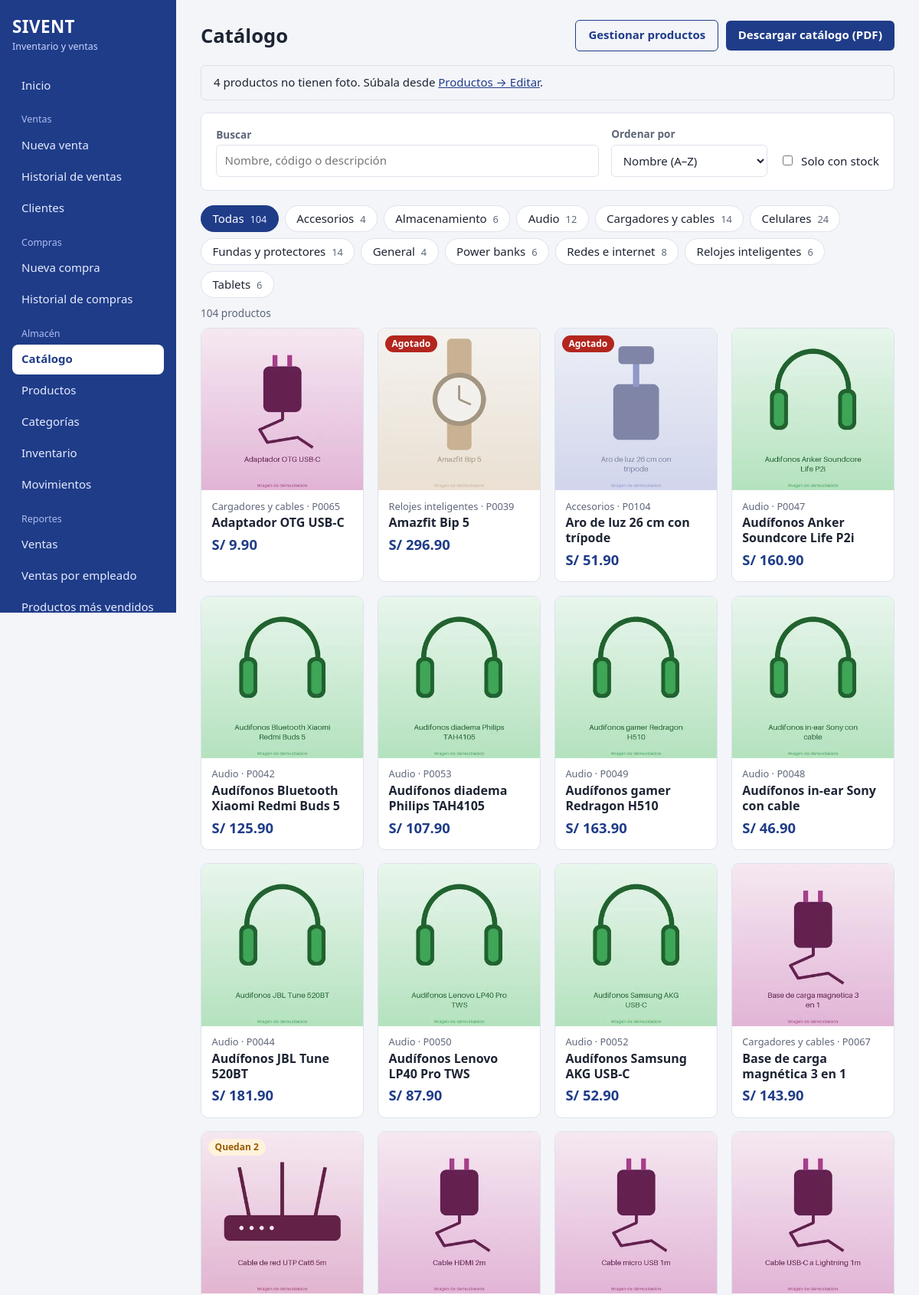
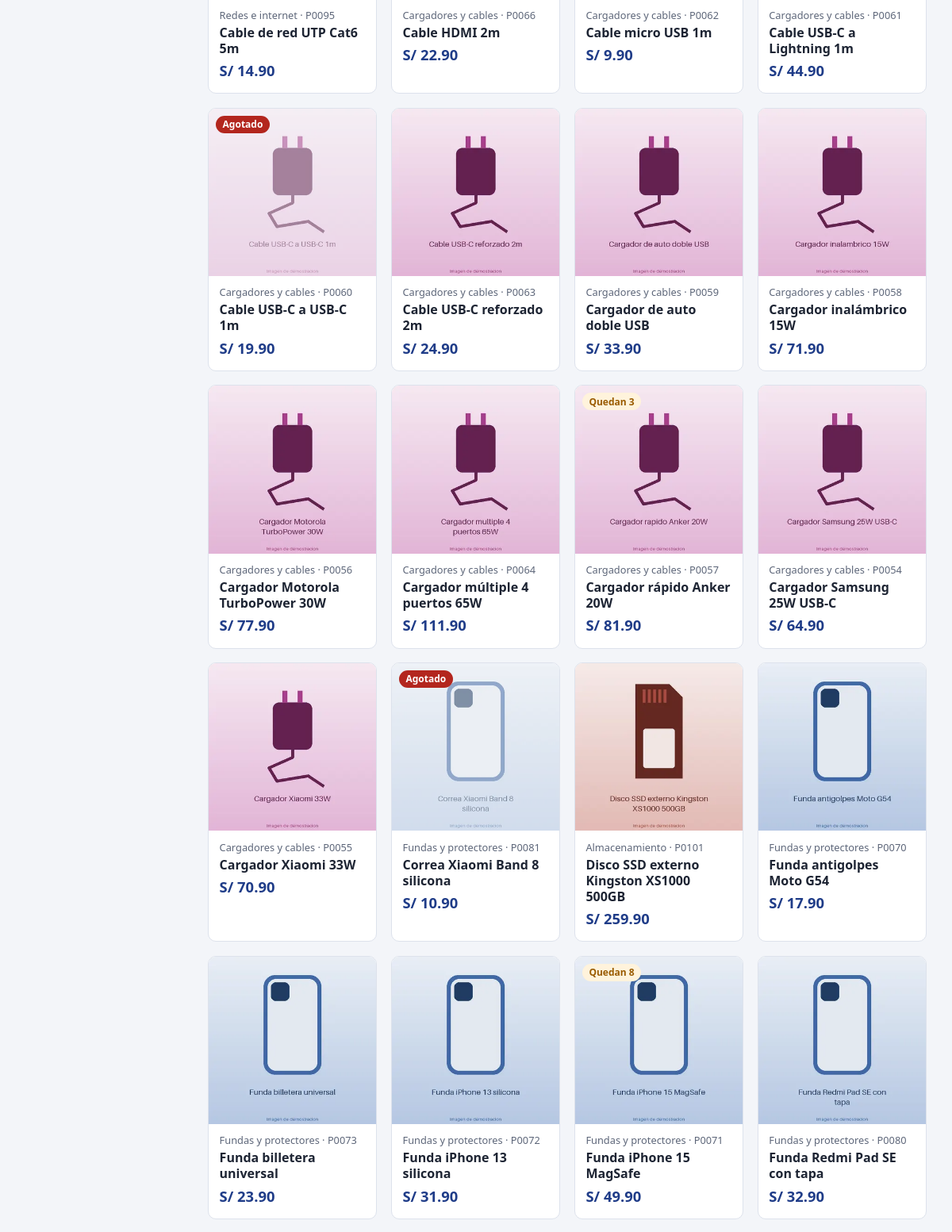
Page /catalogo (signed in, upper part) on the committed database (2 pictures, top to bottom).
### tables this page shows
CREATE TABLE categorias(
    id INTEGER PRIMARY KEY AUTOINCREMENT,
    nombre TEXT NOT NULL UNIQUE,
    descripcion TEXT NOT NULL DEFAULT '',
    activo INTEGER NOT NULL DEFAULT 1
);

CREATE TABLE productos(
    id INTEGER PRIMARY KEY AUTOINCREMENT,
    codigo TEXT NOT NULL UNIQUE,
    nombre TEXT NOT NULL,
    descripcion TEXT NOT NULL DEFAULT '',
    precio_compra REAL NOT NULL DEFAULT 0 CHECK(precio_compra >= 0),
    precio_venta REAL NOT NULL CHECK(precio_venta >= 0),
    categoria_id INTEGER NOT NULL REFERENCES categorias(id),
    stock_min INTEGER NOT NULL DEFAULT 0 CHECK(stock_min >= 0),
    activo INTEGER NOT NULL DEFAULT 1
, imagen TEXT NOT NULL DEFAULT '');

### catalogo.py (the view)
@bp.route("/catalogo")
@requiere("catalogo", "ventas", "inventario")
def vitrina():
    con = get_db()
    filas = _vitrina_filas(con)
    cats = con.execute("""SELECT c.id, c.nombre, COUNT(p.id) AS n FROM categorias c
                          JOIN productos p ON p.categoria_id=c.id AND p.activo=1
                          WHERE c.activo=1 GROUP BY c.id ORDER BY c.nombre""").fetchall()
    con.close()
    return render_template("catalogo.html", productos=filas, categorias=cats,
                           ver_costo="catalogo" in g.user["permisos"],
                           sin_foto=sum(1 for f in filas if not f["imagen"]))

### app.py (called while the page is built)
@app.template_filter("soles")
def soles(v):
    return f"S/ {float(v or 0):,.2f}"

@app.after_request
def cabeceras(resp):
    resp.headers.setdefault("X-Content-Type-Options", "nosniff")
    resp.headers.setdefault("X-Frame-Options", "SAMEORIGIN")
    resp.headers.setdefault("Referrer-Policy", "same-origin")
    return resp

### auth.py (called while the page is built)
def csrf_token():
    if "csrf" not in session:
        session["csrf"] = secrets.token_hex(16)
    return session["csrf"]

def requiere(*modulos):
    def deco(f):
        @wraps(f)
        def w(*a, **k):
            if g.user is None:
                if request.path.startswith("/api/"):
                    return jsonify(error="Sesión expirada. Inicie sesión de nuevo."), 401
                return redirect(url_for("login", next=request.path))
            if modulos and not any(m in g.user["permisos"] for m in modulos):
                abort(403)
            return f(*a, **k)
        return w
    return deco

### catalogo.py (called while the page is built)
def _vitrina_filas(con, categoria=None, solo_disponibles=False):
    filas = con.execute("""
        SELECT p.id, p.codigo, p.nombre, p.descripcion, p.precio_compra, p.precio_venta, p.stock_min, p.imagen,
               p.categoria_id, c.nombre AS categoria, COALESCE(i.cantidad,0) AS stock, COALESCE(i.ubicacion,'') AS ubicacion
        FROM productos p JOIN categorias c ON c.id = p.categoria_id
        LEFT JOIN inventario i ON i.producto_id = p.id
        WHERE p.activo=1 ORDER BY p.nombre COLLATE NOCASE""").fetchall()
    if categoria:
        filas = [f for f in filas if f["categoria_id"] == categoria]
    if solo_disponibles:
        filas = [f for f in filas if f["stock"] > 0]
    return filas

### db.py (called while the page is built)
def get_db():
    con = sqlite3.connect(DB_PATH, timeout=10, isolation_level=None)
    con.row_factory = sqlite3.Row
    con.execute("PRAGMA foreign_keys = ON;")
    con.execute("PRAGMA journal_mode = WAL;")
    return con

### imagenes.py (called while the page is built)
def url(token, miniatura=False):
    if not token or not TOKEN.match(token):
        return ""
    return url_for("catalogo.media", archivo=f"{token}{'_t' if miniatura else ''}.webp")

def iniciales(nombre):
    palabras = [p for p in re.split(r"[\s\-_/]+", (nombre or "").strip()) if p]
    return "".join(p[0] for p in palabras[:2]).upper() or "?"

def tono(texto):
    return sum(ord(c) * (i + 1) for i, c in enumerate(texto or "")) % 360

### templates/catalogo.html (shortened to what this page needs)
{% extends 'base.html' %}
{% block content %}
<div class="titulo-fila">
  <h1>Catálogo</h1>
  <div class="acciones empuja" style="margin:0">
    {% if puede('catalogo') %}<a class="btn sec" href="{{ url_for('catalogo.productos') }}">Gestionar productos</a>{% endif %}
    <a class="btn" id="cat-pdf" href="{{ url_for('catalogo.vitrina_pdf') }}" target="_blank" rel="noopener">Descargar catálogo (PDF)</a>
  </div>
</div>
{% if puede('catalogo') and sin_foto %}
<p class="aviso aviso-info">{{ sin_foto }} {{ 'producto no tiene' if sin_foto == 1 else 'productos no tienen' }} foto. Súbala desde <a href="{{ url_for('catalogo.productos') }}">Productos → Editar</a>.</p>
{% endif %}
<section class="panel barra-cat">
  <div class="campo busca"><label for="c-buscar">Buscar</label><input type="search" id="c-buscar" placeholder="Nombre, código o descripción" autocomplete="off"></div>
  <div class="campo"><label for="c-orden">Ordenar por</label>
    <select id="c-orden">
      <option value="nombre">Nombre (A–Z)</option>
    </select></div>
  <label class="check disp"><input type="checkbox" id="c-disp"> Solo con stock</label>
</section>
<div class="chips" role="group" aria-label="Filtrar por categoría">
  <button type="button" class="chip-btn on" data-cat="">Todas <span>{{ productos|length }}</span></button>
  {% for c in categorias %}<button type="button" class="chip-btn" data-cat="{{ c.id }}">{{ c.nombre }} <span>{{ c.n }}</span></button>{% endfor %}
</div>
<p class="nota" id="c-cuenta" aria-live="polite"></p>
{% if productos %}
<div class="rejilla" id="rejilla">
  {% for p in productos %}
  <article class="tarjeta" tabindex="0" role="button" aria-label="Ver detalle de {{ p.nombre }}"
           data-id="{{ p.id }}" data-cat="{{ p.categoria_id }}" data-nombre="{{ p.nombre|lower }}" data-precio="{{ p.precio_venta }}"
           data-stock="{{ p.stock }}" data-texto="{{ (p.nombre ~ ' ' ~ p.codigo ~ ' ' ~ p.descripcion ~ ' ' ~ p.categoria)|lower }}"
           data-json='{{ {"id": p.id, "codigo": p.codigo, "nombre": p.nombre, "descripcion": p.descripcion, "categoria": p.categoria,
                          "precio": p.precio_venta, "costo": p.precio_compra if ver_costo else None, "stock": p.stock, "minimo": p.stock_min,
                          "ubicacion": p.ubicacion, "img": foto_url(p.imagen), "tono": tono(p.nombre), "iniciales": iniciales(p.nombre)}|tojson }}'>
    <div class="tarjeta-foto">
      {{ foto(p.imagen, p.nombre, miniatura=True, clase="grande") }}
      {% if p.stock == 0 %}<span class="insignia agotado">Agotado</span>
      {% elif p.stock <= p.stock_min %}<span class="insignia pocas">Quedan {{ p.stock }}</span>{% endif %}
    </div>
    <div class="tarjeta-cuerpo">
      <small class="muted">{{ p.categoria }} · {{ p.codigo }}</small>
      <h3>{{ p.nombre }}</h3>
      <p class="tarjeta-precio">{{ p.precio_venta|soles }}</p>
    </div>
  </article>
  {% endfor %}
</div>
{% else %}
<p class="vacio">Todavía no hay productos en el catálogo.</p>
{% endif %}
{% endblock %}

### templates/base.html (shortened to what this page needs)
<!doctype html>
<html lang="es">
<head>
  <link rel="stylesheet" href="{{ url_for('static', filename='css/style.css') }}">
</head>
<body class="panel-{{ panel or 'acceso' }}">
{% macro nav(href, texto, activo) -%}
  <a href="{{ href }}" class="{{ 'on' if activo }}">{{ texto }}</a>
{%- endmacro %}
{% if user and panel == 'admin' %}
{% set ep = request.endpoint or '' %}
<div class="shell">
  <aside class="side">
    <div class="brand">SIVENT<small>Inventario y ventas</small></div>
    <nav>
      {{ nav(url_for('inicio'), 'Inicio', ep == 'inicio') }}
      {% if puede('ventas') or puede('reportes') %}<p class="grupo">Ventas</p>{% endif %}
      {% if puede('ventas') %}{{ nav(url_for('ventas.nueva'), 'Nueva venta', ep == 'ventas.nueva') }}{% endif %}
      {% if puede('ventas', 'reportes') %}{{ nav(url_for('ventas.historial'), 'Historial de ventas', ep in ['ventas.historial', 'ventas.detalle']) }}{% endif %}
      {% if puede('clientes') %}{{ nav(url_for('clientes.lista'), 'Clientes', ep == 'clientes.lista') }}{% endif %}
      {% if puede('compras') %}<p class="grupo">Compras</p>
      {{ nav(url_for('compras.nueva'), 'Nueva compra', ep == 'compras.nueva') }}
      {{ nav(url_for('compras.lista'), 'Historial de compras', ep in ['compras.lista', 'compras.detalle']) }}{% endif %}
      {% if puede('catalogo', 'ventas', 'inventario') %}<p class="grupo">Almacén</p>
      {{ nav(url_for('catalogo.vitrina'), 'Catálogo', ep == 'catalogo.vitrina') }}{% endif %}
      {% if puede('catalogo') %}{{ nav(url_for('catalogo.productos'), 'Productos', ep == 'catalogo.productos') }}
      {{ nav(url_for('catalogo.categorias'), 'Categorías', ep == 'catalogo.categorias') }}{% endif %}
      {% if puede('inventario') %}{{ nav(url_for('inventario.lista'), 'Inventario', ep == 'inventario.lista') }}
      {{ nav(url_for('inventario.movimientos'), 'Movimientos', ep == 'inventario.movimientos') }}{% endif %}
      {% if puede('reportes') %}<p class="grupo">Reportes</p>
      {% set clave = (request.view_args or {}).get('clave') %}
      {{ nav(url_for('reportes.ver', clave='ventas'), 'Ventas', clave == 'ventas') }}
      {{ nav(url_for('reportes.ver', clave='empleados'), 'Ventas por empleado', clave == 'empleados') }}
      {{ nav(url_for('reportes.ver', clave='productos'), 'Productos más vendidos', clave == 'productos') }}{% endif %}
    </nav>
  </aside>
  <main class="main">
    {% block content %}{% endblock %}
  </main>
</div>
{% else %}
  {% block bare %}{% endblock %}
{% endif %}
</body>
</html>

### rows in the picture
categorias: nombre "Accesorios", n "4"
categorias: nombre "Almacenamiento", n "6"
categorias: nombre "Audio", n "12"
categorias: nombre "Cargadores y cables", n "14"
categorias: nombre "Celulares", n "24"
categorias: nombre "Fundas y protectores", n "14"
categorias: nombre "General", n "4"
categorias: nombre "Power banks", n "6"
categorias: nombre "Redes e internet", n "8"
categorias: nombre "Relojes inteligentes", n "6"
categorias: nombre "Tablets", n "6"
productos: imagen+nombre (picture), categoria "Cargadores y cables", codigo "P0065", nombre "Adaptador OTG USB-C", precio_venta|soles "S/ 9.90"
productos: imagen+nombre (picture), shows "Agotado", categoria "Relojes inteligentes", codigo "P0039", nombre "Amazfit Bip 5", precio_venta|soles "S/ 296.90"
productos: imagen+nombre (picture), shows "Agotado", categoria "Accesorios", codigo "P0104", nombre "Aro de luz 26 cm con trípode", precio_venta|soles "S/ 51.90"
productos: imagen+nombre (picture), categoria "Audio", codigo "P0047", nombre "Audífonos Anker Soundcore Life P2i", precio_venta|soles "S/ 160.90"
productos: imagen+nombre (picture), categoria "Audio", codigo "P0042", nombre "Audífonos Bluetooth Xiaomi Redmi Buds 5", precio_venta|soles "S/ 125.90"
productos: imagen+nombre (picture), categoria "Audio", codigo "P0053", nombre "Audífonos diadema Philips TAH4105", precio_venta|soles "S/ 107.90"
productos: imagen+nombre (picture), categoria "Audio", codigo "P0049", nombre "Audífonos gamer Redragon H510", precio_venta|soles "S/ 163.90"
productos: imagen+nombre (picture), categoria "Audio", codigo "P0048", nombre "Audífonos in-ear Sony con cable", precio_venta|soles "S/ 46.90"
productos: imagen+nombre (picture), categoria "Audio", codigo "P0044", nombre "Audífonos JBL Tune 520BT", precio_venta|soles "S/ 181.90"
productos: imagen+nombre (picture), categoria "Audio", codigo "P0050", nombre "Audífonos Lenovo LP40 Pro TWS", precio_venta|soles "S/ 87.90"
productos: imagen+nombre (picture), categoria "Audio", codigo "P0052", nombre "Audífonos Samsung AKG USB-C", precio_venta|soles "S/ 52.90"
productos: imagen+nombre (picture), categoria "Cargadores y cables", codigo "P0067", nombre "Base de carga magnética 3 en 1", precio_venta|soles "S/ 143.90"
productos: imagen+nombre (picture), stock "2", categoria "Redes e internet", codigo "P0095", nombre "Cable de red UTP Cat6 5m", precio_venta|soles "S/ 14.90"
productos: imagen+nombre (picture), categoria "Cargadores y cables", codigo "P0066", nombre "Cable HDMI 2m", precio_venta|soles "S/ 22.90"
productos: imagen+nombre (picture), categoria "Cargadores y cables", codigo "P0062", nombre "Cable micro USB 1m", precio_venta|soles "S/ 9.90"
productos: imagen+nombre (picture), categoria "Cargadores y cables", codigo "P0061", nombre "Cable USB-C a Lightning 1m", precio_venta|soles "S/ 44.90"
productos: imagen+nombre (picture), shows "Agotado", categoria "Cargadores y cables", codigo "P0060", nombre "Cable USB-C a USB-C 1m", precio_venta|soles "S/ 19.90"
productos: imagen+nombre (picture), categoria "Cargadores y cables", codigo "P0063", nombre "Cable USB-C reforzado 2m", precio_venta|soles "S/ 24.90"
productos: imagen+nombre (picture), categoria "Cargadores y cables", codigo "P0059", nombre "Cargador de auto doble USB", precio_venta|soles "S/ 33.90"
productos: imagen+nombre (picture), categoria "Cargadores y cables", codigo "P0058", nombre "Cargador inalámbrico 15W", precio_venta|soles "S/ 71.90"
productos: imagen+nombre (picture), categoria "Cargadores y cables", codigo "P0056", nombre "Cargador Motorola TurboPower 30W", precio_venta|soles "S/ 77.90"
productos: imagen+nombre (picture), categoria "Cargadores y cables", codigo "P0064", nombre "Cargador múltiple 4 puertos 65W", precio_venta|soles "S/ 111.90"
productos: imagen+nombre (picture), stock "3", categoria "Cargadores y cables", codigo "P0057", nombre "Cargador rápido Anker 20W", precio_venta|soles "S/ 81.90"
productos: imagen+nombre (picture), categoria "Cargadores y cables", codigo "P0054", nombre "Cargador Samsung 25W USB-C", precio_venta|soles "S/ 64.90"
productos: imagen+nombre (picture), categoria "Cargadores y cables", codigo "P0055", nombre "Cargador Xiaomi 33W", precio_venta|soles "S/ 70.90"
productos: imagen+nombre (picture), shows "Agotado", categoria "Fundas y protectores", codigo "P0081", nombre "Correa Xiaomi Band 8 silicona", precio_venta|soles "S/ 10.90"
productos: imagen+nombre (picture), categoria "Almacenamiento", codigo "P0101", nombre "Disco SSD externo Kingston XS1000 500GB", precio_venta|soles "S/ 259.90"
productos: imagen+nombre (picture), categoria "Fundas y protectores", codigo "P0070", nombre "Funda antigolpes Moto G54", precio_venta|soles "S/ 17.90"
productos: imagen+nombre (picture), categoria "Fundas y protectores", codigo "P0073", nombre "Funda billetera universal", precio_venta|soles "S/ 23.90"
productos: imagen+nombre (picture), categoria "Fundas y protectores", codigo "P0072", nombre "Funda iPhone 13 silicona", precio_venta|soles "S/ 31.90"
productos: imagen+nombre (picture), stock "8", categoria "Fundas y protectores", codigo "P0071", nombre "Funda iPhone 15 MagSafe", precio_venta|soles "S/ 49.90"
productos: imagen+nombre (picture), categoria "Fundas y protectores", codigo "P0080", nombre "Funda Redmi Pad SE con tapa", precio_venta|soles "S/ 32.90"

### other values in the picture
{{ texto }} "Inicio Nueva venta Historial de ventas Clientes Nueva compra Historial de compras Catálogo Productos Categorías Inventario Movimientos Ventas Ventas por empleado Productos más vendidos"
{{ sin_foto }} "4"
{{ 'producto no tiene' if sin_foto == 1 else 'productos no tienen' }} "productos no tienen"
{{ productos|length }} "104"
